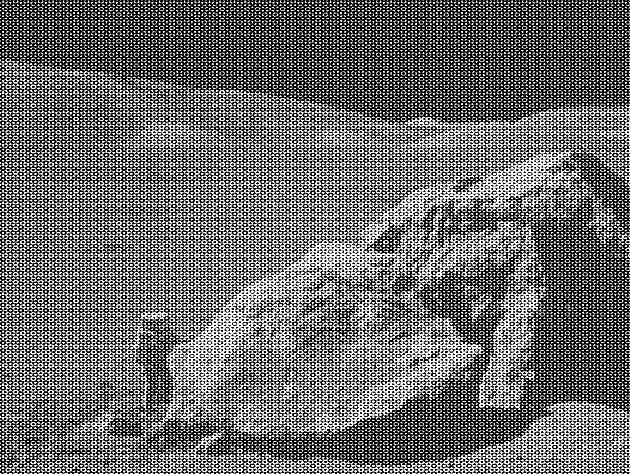
#> input picture Figures/moonlanding.png, 630 x 474 px
$ python fft.py
#> lines starting #> are read from the running program, lines starting #| are printed output that depends on the picture
### src/fftQuery.py
from typing import List
import os
import cv2
import numpy as np
from QueryMode import Mode


class fftQuery:
    """ Class responsible for parsing and storing the command line arguments """

    utilisation = """ The input should have the following format:
    python fft.py [-m mode] [-i image]

    mode (optional):
    - [1] Fast mode (default): Convert image to FFT form and display.
    - [2] Denoise: The image is denoised by applying an FFT, truncating high frequencies, and then displayed.
    - [3] Compress: Compress image and plot.
    - [4] Plot runtime graphs for the report.
    image (optional):
    - The filename of the image for the DFT (default: 'moonlanding.png').
    """

    def __init__(
        self, mode: Mode = Mode.FAST, image_name: str = "../Figures/moonlanding.png"
    ):
        self.mode = mode
        self.image_name = image_name

    @classmethod
    def parseArguments(cls, argv: List[str]) -> "fftQuery":
        # Check that the argument length is valid
        if not 0 <= len(argv) <= 4:
            raise fftQueryParsingError(cls.utilisation)
        optionalArgs = cls.parseOptionalArguments(argv)

        return fftQuery(**optionalArgs)

    @classmethod
    def parseOptionalArguments(cls, argv: list[str]) -> dict:
        optionalArgs = {}

        while len(argv) > 0:
            switch = argv.pop(0)
            availableSwitches = ["-m", "-i"]
            # Input validation
            if switch not in availableSwitches or len(argv) < 1:
                raise fftQueryParsingError(cls.utilisation)

            match (switch):
                case "-m":
                    if optionalArgs.get("mode"):
                        raise fftQueryParsingError(cls.utilisation)
                    try:
                        optionalArgs["mode"] = Mode.from_value(int(argv.pop(0)))
                    except ValueError as e:
                        raise fftQueryParsingError(e)
                case "-i":
                    if optionalArgs.get("image_name"):
                        raise fftQueryParsingError(cls.utilisation)
                    image_name = "../Figures/" + argv.pop(0)

                    # Check if the image file exists
                    if not os.path.isfile(image_name):
                        raise fftQueryParsingError(
                            f"The specified image file '{image_name}' does not exist."
                        )
                    optionalArgs["image_name"] = image_name
        return optionalArgs

    @staticmethod
    def convert_image_to_numpy_array(image_name: str) -> np.ndarray:
#> called with image_name = '../Figures/moonlanding.png'
        return np.array(cv2.imread(image_name, cv2.IMREAD_GRAYSCALE))
#> returned value is the input picture: shape (474, 630); min 0, max 255, mean 108.1

    def __repr__(self) -> str:
        return f"[mode:{self.mode.name}, image:{self.image_name}]"


class fftQueryParsingError(Exception):
    def __init__(self, message: str) -> None:
        self.message = message

### src/FourierTransform.py
import cv2
import numpy as np


def compute_exp_coeffs(signal_size: int, inverse: bool = False) -> np.ndarray:
    """Computes the matrix of exponents coefficients for the DFT and FFT"""

    signal_range = np.arange(signal_size)  # signal_range = [0, 1, 2, ..., N-1]

    # This matrix represents all combinations of k * n in the [i]dft
    matrix_kn = np.outer(signal_range, signal_range)
    # Note
    # k outer n =
    # [[0×0, 0×1, 0×2, ..., 0×(N-1)],
    #  [1×0, 1×1, 1×2, ..., 1×(N-1)],
    #  [2×0, 2×1, 2×2, ..., 2×(N-1)],
    #  ...,
    #  [(N-1)×0, (N-1)×1, (N-1)×2, ..., (N-1)×(N-1)]]

    return np.exp((1 if inverse else -1) * 2j * np.pi * matrix_kn / signal_size)


# Precomputed coefficients for FFT
dft_precomputed_exp_coeffs4 = compute_exp_coeffs(4)
idft_precomputed_exp_coeffs4 = compute_exp_coeffs(4, True)


# [34 lines left out: functions dft_naive_1D, idft_naive_1D, not called in this run]


def fft_1D(signal: np.ndarray) -> np.ndarray:
    """Compute the 1D Fast Fourier Transform using the Cooley-Tukey algorithm.
     Note that the given signal is required to have a length that is a power of 2,
     otherwise the behaviour is undetermined."""

    # Important metrics
    N = signal.size

    # If the signal length is too small then just use dft
    if N < 4:
        return dft_naive_1D(signal)
    # If the signal length is 4 then we can leverage precomputed exponents
    elif N == 4:
        return signal @ dft_precomputed_exp_coeffs4

    # Split the signal into even and odd indices and Recursively compute FFT
    X_even = fft_1D(signal[::2])  # Start at 0 and increment by 2
    X_odd = fft_1D(signal[1::2])  # Start at 1 and increment by 2

    # Create a vector for such that k = 0, 1, 2, ..., N/2-1
    k = np.arange(N // 2)

    # Compute Twiddle factors
    factor = np.exp(-2j * np.pi * k / N)

    # for k in range(N // 2):
    # X[k] = X_even[k] + factor[k] * X_odd[k]
    first_half = X_even + factor * X_odd

    #    X[k + N // 2] = X_even[k] - factor[k] * X_odd[k]
    second_half = X_even - factor * X_odd

    # Concatenate the first and second half
    return np.concatenate([first_half, second_half])


# [34 lines left out: function ifft_1D, not called in this run]


def transform_2D(signal: np.ndarray, fast: bool = True) -> np.ndarray:
    """Compute the 2D Fourier Transform using the FFT or naive DFT algorithm."""
    transformed_row_signal = np.apply_along_axis(
        fft_1D if fast else dft_naive_1D, axis=1, arr=signal
    )
    transformed_signal = np.apply_along_axis(
        fft_1D if fast else dft_naive_1D, axis=0, arr=transformed_row_signal
    )
    return transformed_signal


# [9 lines left out: function inverse_transform_2D, not called in this run]


def rescale_image_power2(image):
    """Compute the 2D Fourier Transform using the FFT or naive DFT algorithm."""
    old_height, old_width = image.shape
#> old_height = 474; old_width = 630
    new_dimensions = (nearest_power2(old_width), nearest_power2(old_height))
#> new_dimensions = (1024, 512)
    return cv2.resize(image, new_dimensions)
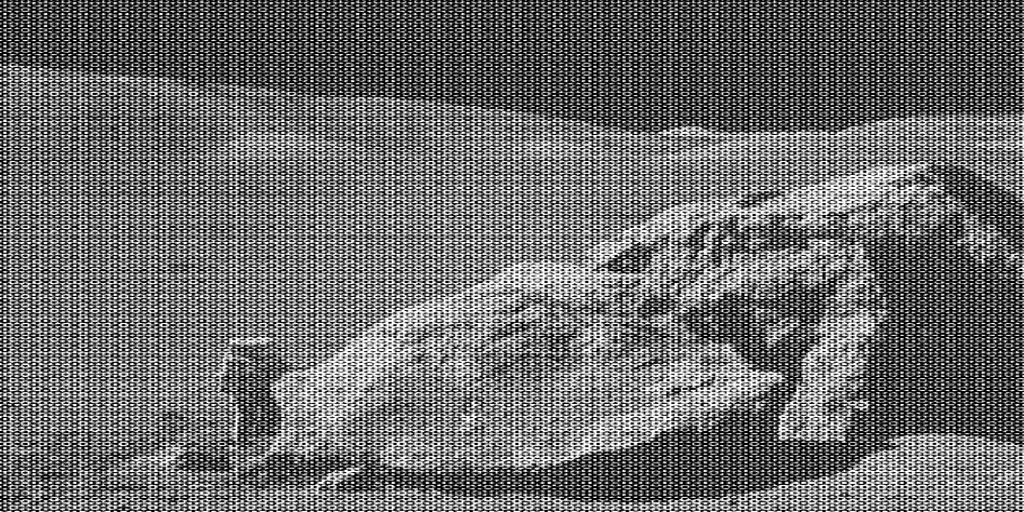
#> returned value: shape (512, 1024); min 0, max 255, mean 108


def nearest_power2(n: int):
    return 2 ** int(np.ceil(np.log2(n)))

### src/FastMode.py
from matplotlib.colors import LogNorm
import numpy as np
import matplotlib.pyplot as plt
import os
from FourierTransform import rescale_image_power2, transform_2D


def plot_fast_mode(
    original_image: np.ndarray, image_name: str, save_plot: bool = False
) -> None:
    """Plot the original image and its Fourier transform."""

    # First scale the image
    scaled_image = rescale_image_power2(original_image)

    plt.figure(figsize=(10, 6))
    plt.suptitle("Fast Fourier Transform Analysis", fontsize=18, fontweight="bold")

    # Plot original image
    plt.subplot(1, 2, 1)
    plt.imshow(scaled_image, cmap="gray")
    plt.title("Scaled Original Image", fontsize=14, fontweight="bold")
    plt.axis("off")

    # Plot Custom FFT
    plt.subplot(1, 2, 2)
    plt.imshow(np.abs(transform_2D(scaled_image)), cmap="gray", norm=LogNorm())
    plt.title("FFT (Log Scale)", fontsize=14, fontweight="bold")
    plt.axis("off")

    plt.tight_layout()

    if save_plot:
        folder_path = "../Results"
        if not os.path.exists(folder_path):
            os.makedirs(folder_path)
        plt.savefig(os.path.join(folder_path, f"{image_name}_FastMode_FFT.png"))

    plt.show()
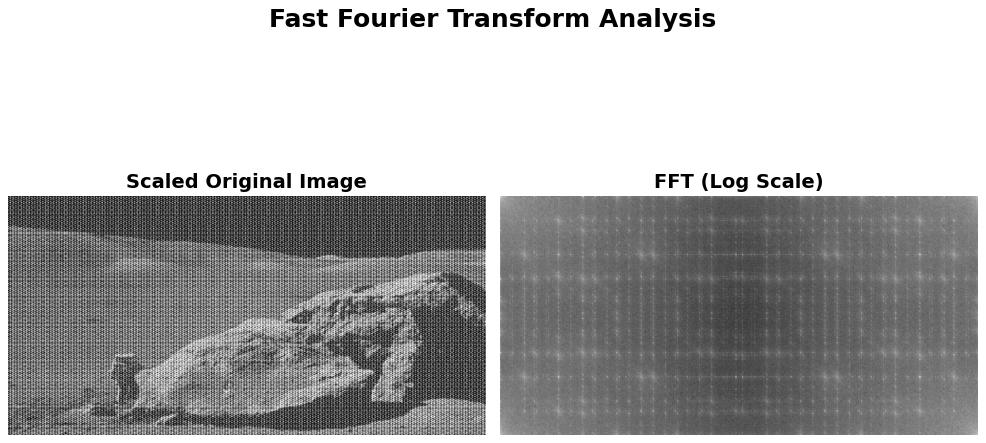
#> figure drawn by matplotlib, 2 panels

# [39 lines left out: function plot_testing_fast_mode, not called in this run]

### src/fft.py
""" Python program that implemenets the Fast Fourier Transform (FFT) algorithm. """

import sys
from CompressMode import plot_compression_mode
from DenoiseMode import plot_denoise_mode
from PlottingMode import PlottingMode
from fftQuery import fftQuery, fftQueryParsingError
from FastMode import plot_fast_mode
from QueryMode import Mode


def main() -> None:
    """ Main logic of the fft program """
    try:
        query = fftQuery.parseArguments(sys.argv[1:])
    except fftQueryParsingError as error:
        print("ERROR\tIncorrect input syntax: " + str(error))
        exit()

    # Fetch image
    image_name = query.image_name
    original_image = fftQuery.convert_image_to_numpy_array(image_name)

    # Get the image name without the path and extension
    image_name = image_name.split("/")[-1].split(".")[0]

    if query.mode == Mode.FAST:
        plot_fast_mode(original_image, image_name)
    elif query.mode == Mode.DENOISE:
        plot_denoise_mode(original_image, image_name)
    elif query.mode == Mode.COMPRESS:
        plot_compression_mode(original_image, image_name)
    elif query.mode == Mode.PLOT_RUNTIME:
        plotter = PlottingMode()
        plotter.plot_average_runtime()
    else:
        print("ERROR\tUnknown mode: " + query.mode)
        exit()


# For when the program is invoked from the command line (stdin)
if __name__ == "__main__":
    main()
